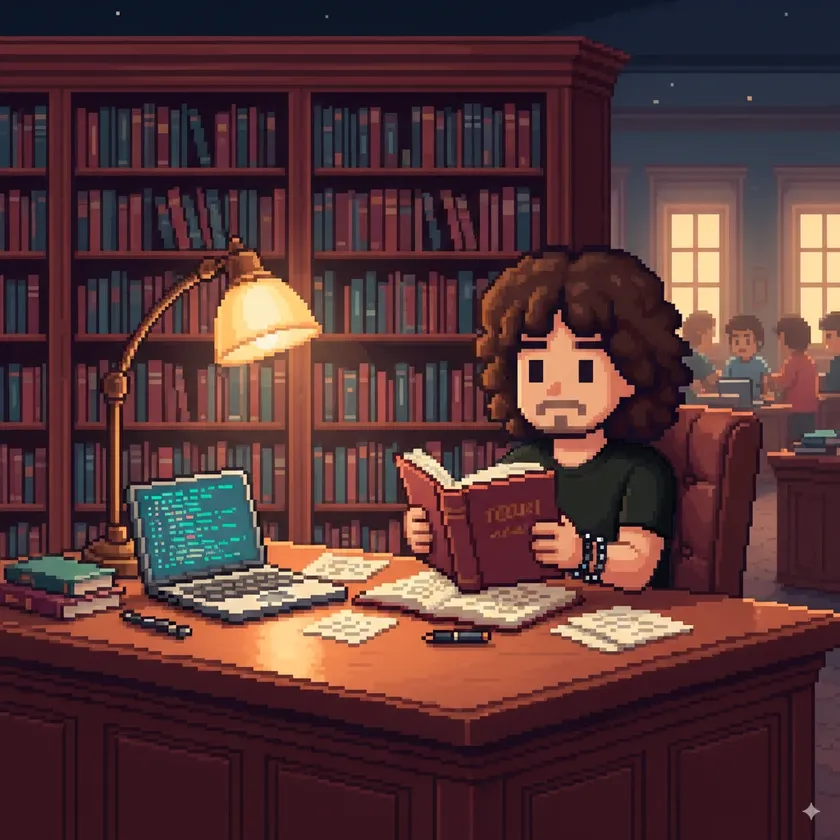
#> input picture personaje/originales/1.webp, 840 x 840 px, shrunk from 1024 x 1024 before the run
$ python sprite.py ../personaje/originales/1.webp ../personaje/originales/2.webp
#> lines starting #> are read from the running program, lines starting #| are printed output that depends on the picture; after the words box and inside, x2 and y2 are one past the last pixel; in counts of white or black regions, pixels touching at a corner belong together
"""Convierte una imagen pixel art (personaje sobre fondo blanco o claro) en un sprite limpio a su resolución real.

Uso: python scripts/sprite.py <imagen> <nombre>
     python scripts/sprite.py <hoja> <nombre1,nombre2,...,nombre8> --hoja     (hoja de 4 x 2 poses)
Salida: public/personaje/<nombre>.png  (fondo transparente, 1 píxel = 1 píxel del dibujo)
        personaje/vista-<nombre>.png   (ampliado con rejilla y coordenadas, para revisar)

Sirve para cualquier personaje histórico que aparezca en un episodio (Benjamin, Bloch…).
El estilo de la casa: chibi de cuerpo entero, contorno oscuro, fondo blanco, de frente.
"""
import json, os, sys
import numpy as np
from PIL import Image, ImageDraw
from scipy.ndimage import label, distance_transform_edt

RAIZ = os.path.join(os.path.dirname(os.path.abspath(__file__)), "..")


def rejilla(im, minimo=3.5, maximo=13.0):
    """Busca el tamaño de píxel y el desfase que dejan cada celda más uniforme.
    Se mide el borde de cada celda contra su interior (vectorizado, rápido también con píxeles chicos)."""
#> called with minimo = 3.5, maximo = 13
    gris = im.mean(2)
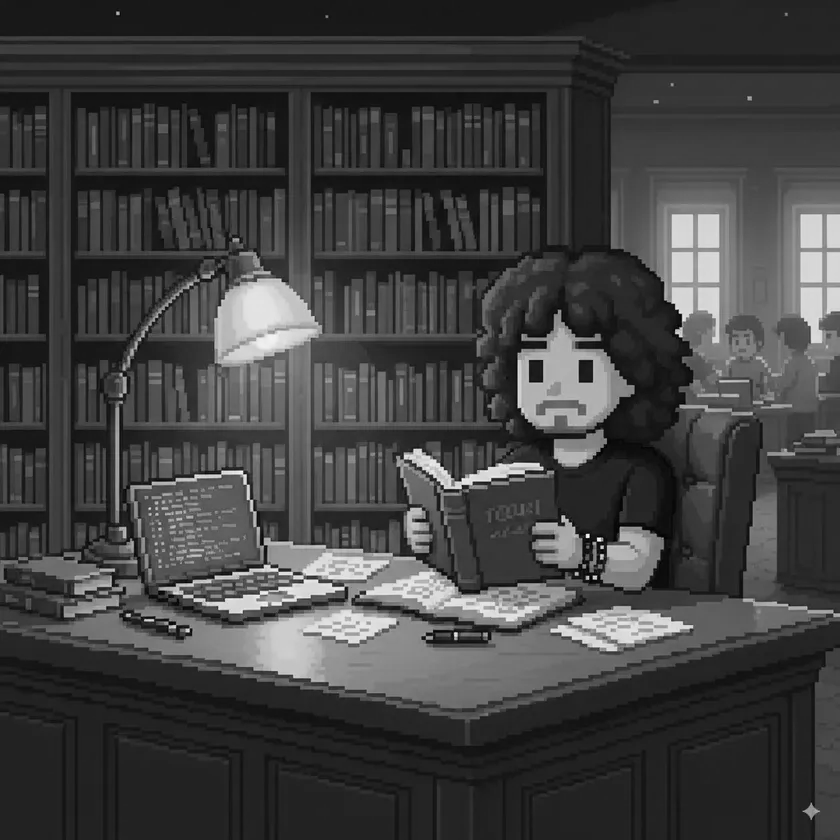
#> gris: shape (840, 840) float64; min 0, max 255, mean 64.9
    mejor = None
    for g in np.arange(minimo, maximo + 0.01, 0.05):
        m = max(1, int(g * 0.22))
        for ox in np.arange(0, g, max(0.5, g / 8)):
            for oy in np.arange(0, g, max(0.5, g / 8)):
                ys = (oy + np.arange(int((im.shape[0] - oy) // g)) * g).astype(int)
                xs = (ox + np.arange(int((im.shape[1] - ox) // g)) * g).astype(int)
                # varianza dentro de cada celda (muestreo de 2x2 puntos interiores)
                a = gris[np.ix_(ys + m, xs + m)]
                b = gris[np.ix_(ys + int(g) - 1 - m, xs + int(g) - 1 - m)]
                c = gris[np.ix_(ys + m, xs + int(g) - 1 - m)]
                e = (np.abs(a - b) + np.abs(a - c)).mean() + 0.02 * g  # penaliza rejillas muy chicas por igual
                if mejor is None or e < mejor[0]:
                    mejor = (e, g, ox, oy)
#> after the loop, mejor = (0.07, 3.5, 0, 0)
    return mejor[1:]


# [61 lines left out: function limpiar, not called in this run]


def extraer(ruta, nombre, nativo=False):
    im = ruta if isinstance(ruta, np.ndarray) else np.asarray(Image.open(ruta).convert("RGB")).astype(float)
    # nativo: sin ajustar a la rejilla (para hojas reescaladas, donde no hay rejilla limpia)
    g, ox, oy = (1.0, 0.0, 0.0) if nativo else rejilla(im)
#> g = 3.5; ox = 0; oy = 0
    filas, cols = int((im.shape[0] - oy) // g), int((im.shape[1] - ox) // g)
#> filas = 240; cols = 240
    px = im.copy() if nativo else np.zeros((filas, cols, 3))
#> px: shape (240, 240, 3) float64; every value is 0
    for r in range(0 if nativo else filas):
        for c in range(cols):
            y0, x0 = int(oy + r * g), int(ox + c * g)
            m = max(1, int(g * 0.22))
            px[r, c] = np.median(im[y0 + m:int(y0 + g) - m, x0 + m:int(x0 + g) - m].reshape(-1, 3), axis=0)
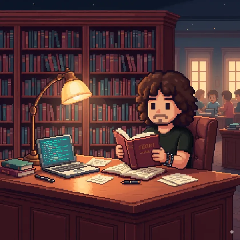
#> px: shape (240, 240, 3) float64; mean R, G, B 86.2, 53.6, 54.9
    # fondo: celdas claras y sin color conectadas con el borde.
    # En las hojas v2 de público y objetos el fondo es blanco puro: un umbral más alto evita borrar camisas o papeles claros.
    base = os.path.basename(nombre)
    umbral = 246 if base.startswith(("pub-", "obj-aula", "obj-egg")) else 225
    claro = (px.mean(2) > umbral) & ((px.max(2) - px.min(2)) < 25)
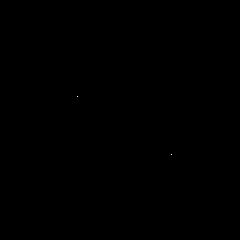
#> claro: shape (240, 240) bool; 0% white in thin lines or dots, all inside (x1, y1, x2, y2) = (77, 96, 172, 155)
    lab, _ = label(claro)
#> lab: shape (240, 240) int32; 3 distinct labels, from 0 to 2
    borde = set(lab[0]) | set(lab[-1]) | set(lab[:, 0]) | set(lab[:, -1])
#> borde = 1 item
    fondo = np.isin(lab, [b for b in borde if b])
#> fondo: shape (240, 240) bool; every value is 0
    # público (bustos cortados abajo): una camisa blanca toca el borde inferior y se confunde con el fondo.
    # En la mitad de abajo se rellena cada fila entre el primer y el último píxel del contorno.
    if base.startswith("pub-"):
        filas_dib = np.where((~fondo).any(1))[0]
        if len(filas_dib):
            y0 = filas_dib[0] + int(0.55 * (filas_dib[-1] - filas_dib[0]))
            for yy in range(y0, fondo.shape[0]):
                xs = np.where(~fondo[yy])[0]
                if len(xs) > 1:
                    fondo[yy, xs.min():xs.max() + 1] = False
    sprite = np.zeros((filas, cols, 4), np.uint8)
    sprite[..., :3] = np.nan_to_num(px).astype(np.uint8)
    sprite[..., 3] = np.where(fondo, 0, 255)
    if nativo:
        base = os.path.basename(nombre)  # admite modelos en subcarpeta: "v2/leo-normal"
        sprite = limpiar(sprite, personaje=base.startswith(("leo-", "ficha-")) or not base.startswith(("obj-", "ico-")),
                         solo_cabeza=base.startswith("ficha-"), publico=base.startswith("pub-"))
    ys, xs = np.where(sprite[..., 3] > 0)
    sprite = sprite[ys.min():ys.max() + 1, xs.min():xs.max() + 1]
    sprite[sprite[..., 3] == 0] = 0
    salida = os.path.join(RAIZ, "public", "personaje", f"{nombre}.png")
    os.makedirs(os.path.dirname(salida), exist_ok=True)
    os.makedirs(os.path.dirname(os.path.join(RAIZ, "personaje", f"vista-{nombre}.png")), exist_ok=True)
    Image.fromarray(sprite).save(salida)
    S = 10
    big = Image.fromarray(sprite).resize((sprite.shape[1] * S, sprite.shape[0] * S), Image.NEAREST)
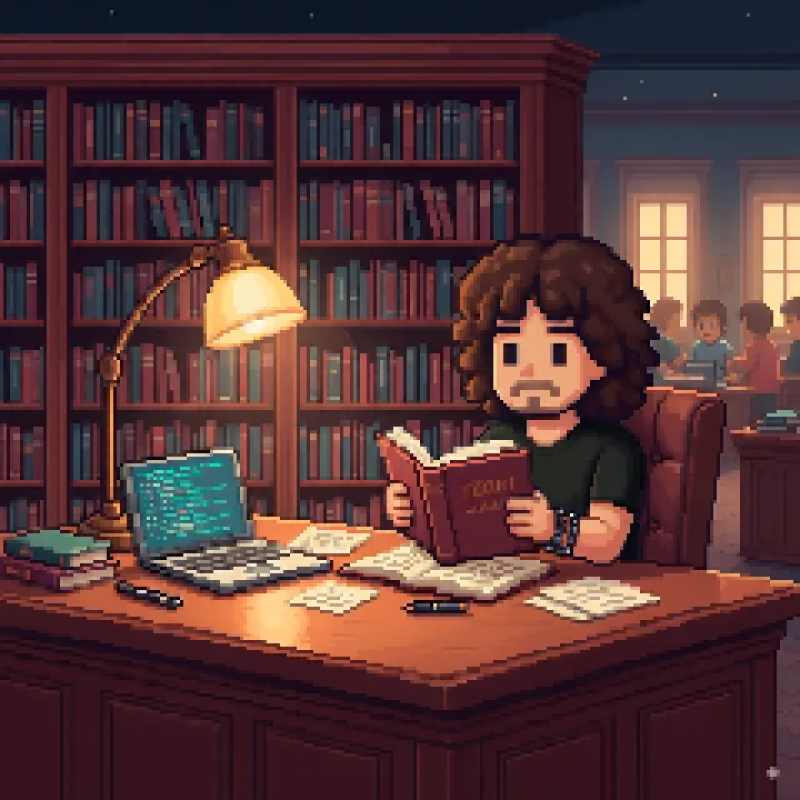
#> big: PIL image 2400x2400 RGBA (shown at 1/3 size); mean R, G, B, A 86.2, 53.6, 54.9, 255
    vista = Image.new("RGBA", big.size, (60, 120, 60, 255))
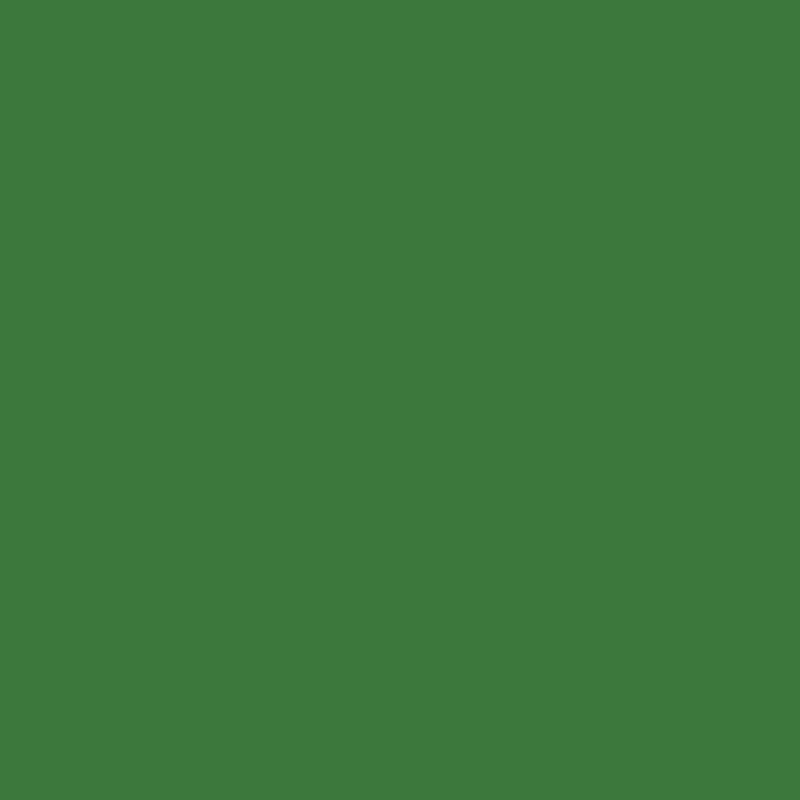
#> vista: PIL image 2400x2400 RGBA (shown at 1/3 size); mean R, G, B, A 60, 120, 60, 255
    vista.alpha_composite(big)
    d = ImageDraw.Draw(vista)
    for x in range(0, sprite.shape[1], 5):
        d.text((x * S + 1, 1), str(x), fill="white")
    for y in range(0, sprite.shape[0], 5):
        d.text((1, y * S + 1), str(y), fill="white")
    vista.save(os.path.join(RAIZ, "personaje", f"vista-{nombre}.png"))
    # registro de tamaños (lo usa src/componentes/Personaje.tsx)
    reg_ruta = os.path.join(RAIZ, "public", "personaje", "sprites.json")
    reg = json.load(open(reg_ruta)) if os.path.exists(reg_ruta) else {}
    # centro de los pies (para anclar poses que estiran un brazo) y punta derecha (para el láser)
    alfa = sprite[..., 3] > 0
#> alfa: shape (240, 240) bool; every value is 1
    pies = alfa[int(sprite.shape[0] * 0.85):]
#> pies: shape (36, 240) bool; every value is 1
    cx = float(np.mean(np.where(pies)[1])) if pies.any() else sprite.shape[1] / 2
#> cx = 119.5
    filas_brazo = alfa[: int(sprite.shape[0] * 0.6)]
#> filas_brazo: shape (144, 240) bool; every value is 1
    ys, xs = np.where(filas_brazo)
    punta = [int(xs.max()), int(ys[xs.argmax()])] if len(xs) else [sprite.shape[1], 0]
#> punta = [239, 0]
    reg[nombre] = [int(sprite.shape[1]), int(sprite.shape[0]), round(cx, 1), punta]
    json.dump(reg, open(reg_ruta, "w"), indent=1)
    print(f"{nombre}: rejilla {g:.2f} px → sprite {sprite.shape[1]} x {sprite.shape[0]}")
#| ../personaje/originales/2.webp: rejilla 3.50 px → sprite 240 x 240


# [24 lines left out: function separar_hoja, not called in this run]


if __name__ == "__main__":
    if "--hoja" in sys.argv:
        nombres = sys.argv[2].split(",")
        for trozo, nombre in zip(separar_hoja(sys.argv[1]), nombres):
            extraer(trozo, nombre, nativo=True)
    else:
        extraer(sys.argv[1], sys.argv[2])
